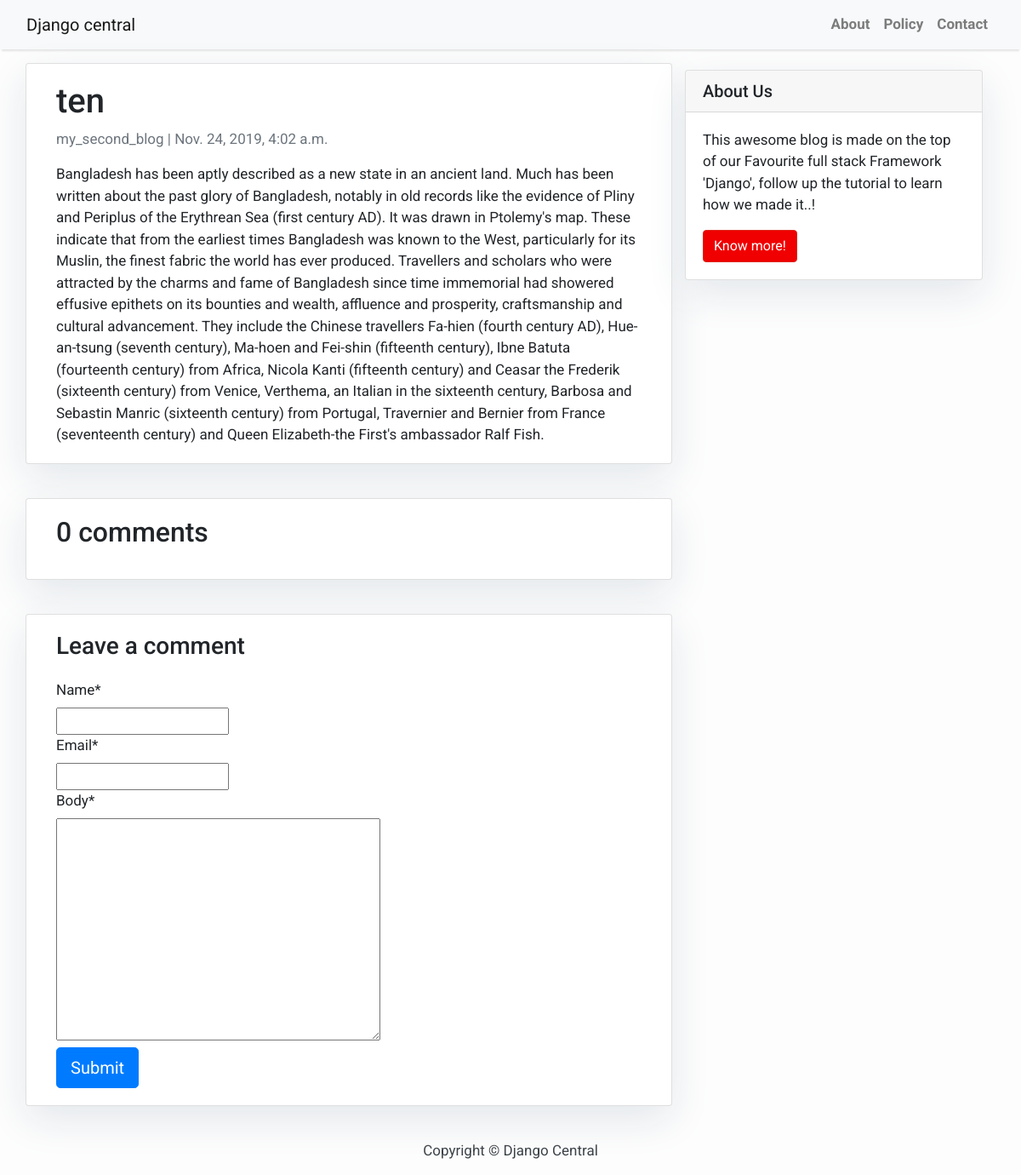
/ten/, run on the app's committed database.
### blog/models.py (models this page shows, shortened)
class Post(models.Model):
    title = models.CharField(max_length=200, unique=True)
    slug = models.SlugField(max_length=200, unique=True)
    author = models.ForeignKey(
        User, on_delete=models.CASCADE, related_name='blog_posts')
    updated_on = models.DateTimeField(auto_now=True)
    content = models.TextField()
    created_on = models.DateTimeField(auto_now_add=True)
    status = models.IntegerField(choices=STATUS, default=0)
    class Meta:
        ordering = ['-created_on']

### blog/views.py (the view)
# urls.py: path('<slug:slug>/', views.post_detail, name='post_detail'),
def post_detail(request, slug):
    template_name = 'post_detail.html'
    post = get_object_or_404(Post, slug=slug)
    comments = post.comments.filter(active=True)
    new_comment = None
    if request.method == 'POST':
        comment_form = CommentForm(data=request.POST)
        if comment_form.is_valid():
            new_comment = comment_form.save(commit=False)
            new_comment.post = post
            new_comment.save()
    else:
        comment_form = CommentForm()
    return render(request, template_name, {'post': post,
                                           'comments': comments,
                                           'new_comment': new_comment,
                                           'comment_form': comment_form})

### blog/forms.py
class CommentForm(forms.ModelForm):
    class Meta:
        model = Comment
        fields = ('name', 'email', 'body')

### templates/post_detail.html (shortened to what this page needs)
{% extends 'base.html' %} {% block content %}
{% load crispy_forms_tags %}
<div class="container">
  <div class="row">
    <div class="col-md-8 card mb-4  mt-3 left  top">
      <div class="card-body">
        <h1>{% block title %} {{ post.title }} {% endblock title %}</h1>
        <p class=" text-muted">{{ post.author }} | {{ post.created_on }}</p>
        <p class="card-text ">{{ post.content | safe }}</p>
      </div>
    </div>
    {% block sidebar %} {% include 'sidebar.html' %} {% endblock sidebar %}
    <div class="col-md-8 card mb-4  mt-3 ">
      <div class="card-body">
        {% with comments.count as total_comments %}
        <h2>{{ total_comments }} comments</h2>
          {% endwith %}
      </div>
    </div>
    <div class="col-md-8 card mb-4  mt-3 ">
      <div class="card-body">
        {% if new_comment %}
        <div class="alert alert-success" role="alert">
          Your comment is awaiting moderation
        </div>
        {% else %}
        <h3>Leave a comment</h3>
        <form method="post" style="margin-top: 1.3em;">
          {{ comment_form | crispy }}
          <button type="submit" class="btn btn-primary  btn-lg">Submit</button>
        </form>
        {% endif %}
      </div>
    </div>
  </div>
</div>
{% endblock content %}

### templates/base.html (style rules this page uses)
body { font-family: "Roboto", sans-serif; font-size: 17px; background-color: #fdfdfd; }

### templates/sidebar.html (style rules this page uses)
.card { box-shadow: 0 16px 48px #E3E7EB; }

### data on the page
Post: title "ten", author "my_second_blog", created_on "Nov. 24, 2019, 4:02 a.m.", content "Bangladesh has been aptly described as a new state in an ancient land. Much has been written about the past glory of Bangladesh, notably in old records like the evidence of Pliny and Periplus of the Erythrean Sea (first century AD). It was drawn in Ptolemy's map. These indicate that from the earliest times Bangladesh was known to the West, particularly for its Muslin, the finest fabric the world has ever produced. Travellers and scholars who were attracted by the charms and fame of Bangladesh since time immemorial had showered effusive epithets on its bounties and wealth, affluence and prosperity, craftsmanship and cultural advancement. They include the Chinese travellers Fa-hien (fourth…"

### other printed values
{{ total_comments }} "0"
